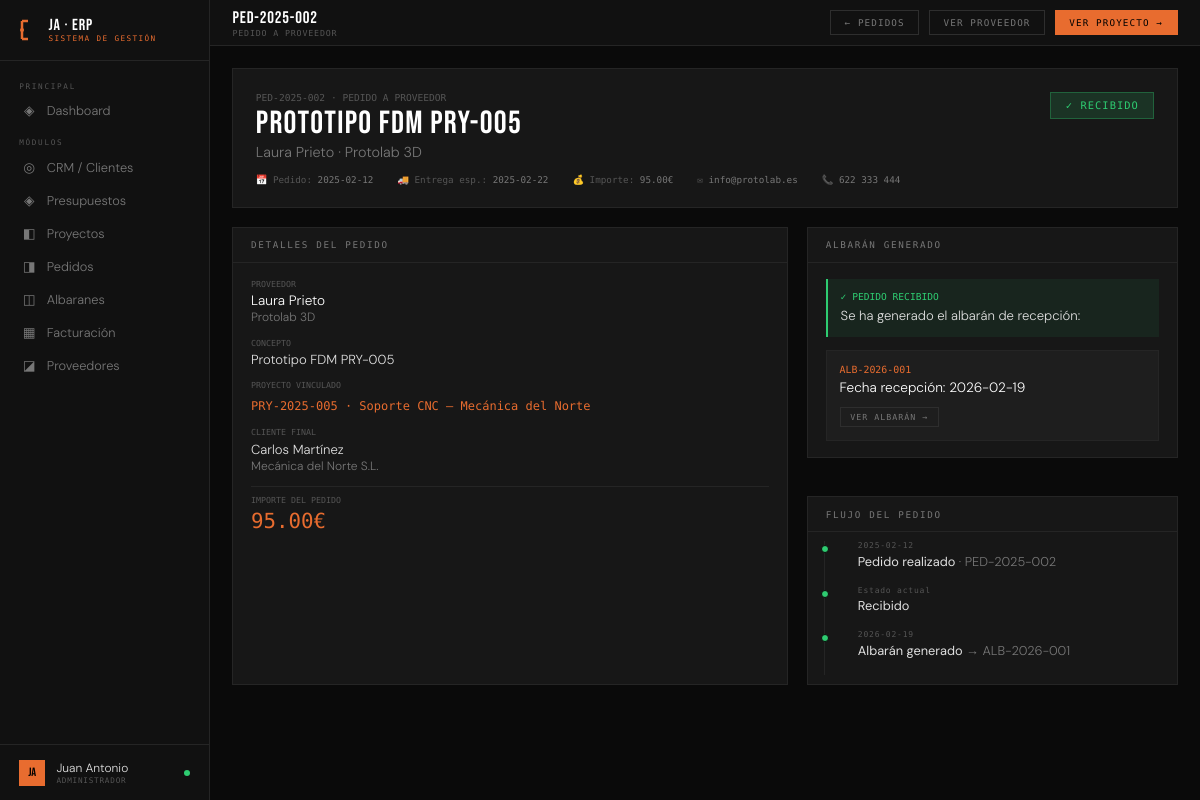
/pedido/2/detalle, run on the app's committed database.
### tables this page shows
CREATE TABLE pedidos_proveedor (
        id INTEGER PRIMARY KEY AUTOINCREMENT,
        proveedor_id INTEGER, proyecto_id INTEGER,
        numero TEXT UNIQUE, concepto TEXT,
        importe REAL DEFAULT 0, estado TEXT DEFAULT 'pendiente',
        fecha_pedido TEXT DEFAULT CURRENT_DATE, fecha_entrega_esperada TEXT,
        notas TEXT,
        FOREIGN KEY (proveedor_id) REFERENCES proveedores(id),
        FOREIGN KEY (proyecto_id) REFERENCES proyectos(id));

CREATE TABLE proveedores (
        id INTEGER PRIMARY KEY AUTOINCREMENT,
        nombre TEXT NOT NULL, empresa TEXT, email TEXT, telefono TEXT,
        especialidad TEXT, valoracion REAL DEFAULT 5.0,
        estado TEXT DEFAULT 'activo', notas TEXT,
        fecha_alta TEXT DEFAULT CURRENT_DATE);

CREATE TABLE proyectos (
        id INTEGER PRIMARY KEY AUTOINCREMENT,
        cliente_id INTEGER, presupuesto_id INTEGER,
        referencia TEXT UNIQUE, nombre TEXT NOT NULL,
        servicio TEXT, estado TEXT DEFAULT 'en_diseno',
        progreso INTEGER DEFAULT 0,
        fecha_inicio TEXT, fecha_entrega TEXT,
        importe REAL DEFAULT 0,
        horas_estimadas REAL DEFAULT 0,
        notas TEXT,
        fecha_creacion TEXT DEFAULT CURRENT_DATE,
        FOREIGN KEY (cliente_id) REFERENCES clientes(id),
        FOREIGN KEY (presupuesto_id) REFERENCES presupuestos(id));

CREATE TABLE clientes (
        id INTEGER PRIMARY KEY AUTOINCREMENT,
        nombre TEXT NOT NULL, empresa TEXT, email TEXT, telefono TEXT,
        sector TEXT, estado TEXT DEFAULT 'lead', notas TEXT,
        fecha_alta TEXT DEFAULT CURRENT_DATE);

CREATE TABLE albaranes (
        id INTEGER PRIMARY KEY AUTOINCREMENT,
        pedido_id INTEGER NOT NULL,
        proyecto_id INTEGER NOT NULL,
        numero TEXT UNIQUE,
        fecha_recepcion TEXT DEFAULT CURRENT_DATE,
        estado TEXT DEFAULT 'no_facturado',
        conformidad TEXT,
        notas TEXT,
        FOREIGN KEY (pedido_id) REFERENCES pedidos_proveedor(id),
        FOREIGN KEY (proyecto_id) REFERENCES proyectos(id));

### app.py (the view)
@app.route('/pedido/<int:id>/detalle')
def pedido_detalle_view(id):
    conn = get_db()
    pedido = conn.execute('''SELECT pp.*,
        pv.nombre as proveedor_nombre, pv.empresa as proveedor_empresa,
        pv.email as proveedor_email, pv.telefono as proveedor_telefono,
        p.referencia as proyecto_ref, p.nombre as proyecto_nombre, p.cliente_id,
        c.nombre as cliente_nombre, c.empresa as cliente_empresa,
        a.id as albaran_id, a.numero as albaran_numero, a.fecha_recepcion as albaran_fecha
        FROM pedidos_proveedor pp
        JOIN proveedores pv ON pv.id = pp.proveedor_id
        LEFT JOIN proyectos p ON p.id = pp.proyecto_id
        LEFT JOIN clientes c ON c.id = p.cliente_id
        LEFT JOIN albaranes a ON a.pedido_id = pp.id
        WHERE pp.id=?''',(id,)).fetchone()
    conn.close()
    return render_template('pedido_detalle.html', pedido=pedido)

### app.py (called while the page is built)
def get_db():
    conn = sqlite3.connect(DB)
    conn.row_factory = sqlite3.Row
    return conn

@app.context_processor
def inject_globals():
    return {
        'today': date.today().isoformat(),
        'now': datetime.now().strftime('%b %Y'),
        'request': request,
    }

### templates/pedido_detalle.html (shortened to what this page needs)
{% extends "base.html" %}
{% block topbar %}
<div><div class="topbar-title">{{ pedido.numero }}</div><div class="topbar-sub">Pedido a proveedor</div></div>
<div class="topbar-right">
  <a href="/pedidos" class="btn">← Pedidos</a>
  <a href="/proveedor/{{ pedido.proveedor_id }}" class="btn">Ver proveedor</a>
  {% if pedido.proyecto_id %}
  <a href="/proyecto/{{ pedido.proyecto_id }}" class="btn btn-primary">Ver proyecto →</a>
  {% endif %}
</div>
{% endblock %}
{% block content %}
<div class="detail-header">
  <div>
    <div style="font-family:var(--mono);font-size:.6rem;color:var(--muted);margin-bottom:.3rem">{{ pedido.numero }} · PEDIDO A PROVEEDOR</div>
    <div class="detail-name">{{ pedido.concepto }}</div>
    <div class="detail-company">{{ pedido.proveedor_nombre }} · {{ pedido.proveedor_empresa or '' }}</div>
    <div class="detail-meta">
      <div class="detail-meta-item">📅 Pedido: <span>{{ pedido.fecha_pedido }}</span></div>
      <div class="detail-meta-item">🚚 Entrega esp.: <span>{{ pedido.fecha_entrega_esperada or '—' }}</span></div>
      <div class="detail-meta-item">💰 Importe: <span>{{ "%.2f"|format(pedido.importe) }}€</span></div>
      {% if pedido.proveedor_email %}<div class="detail-meta-item">✉ <span>{{ pedido.proveedor_email }}</span></div>{% endif %}
      {% if pedido.proveedor_telefono %}<div class="detail-meta-item">📞 <span>{{ pedido.proveedor_telefono }}</span></div>{% endif %}
    </div>
  </div>
  <div style="text-align:right">
    <div style="margin-bottom:1rem">
      {% if pedido.estado == 'pendiente' %}<span class="badge badge-muted" style="font-size:.65rem;padding:.4rem .9rem">⏳ PENDIENTE</span>
      {% elif pedido.estado == 'en_produccion' %}<span class="badge badge-blue" style="font-size:.65rem;padding:.4rem .9rem">⚙ EN PRODUCCIÓN</span>
      {% elif pedido.estado == 'en_transito' %}<span class="badge badge-yellow" style="font-size:.65rem;padding:.4rem .9rem">🚚 EN TRÁNSITO</span>
      {% elif pedido.estado == 'recibido' %}<span class="badge badge-green" style="font-size:.65rem;padding:.4rem .9rem">✓ RECIBIDO</span>
      {% elif pedido.estado == 'cancelado' %}<span class="badge badge-red" style="font-size:.65rem;padding:.4rem .9rem">✗ CANCELADO</span>
      {% endif %}
    </div>
  </div>
</div>
<div class="grid-60-40">
  <div class="panel">
    <div class="panel-header"><span class="panel-title">Detalles del pedido</span></div>
    <div class="panel-body">
      <div style="display:flex;flex-direction:column;gap:.8rem">
        <div>
          <div style="font-family:var(--mono);font-size:.52rem;color:var(--muted);text-transform:uppercase;margin-bottom:.2rem">Proveedor</div>
          <div style="font-size:.85rem;color:#fff">{{ pedido.proveedor_nombre }}</div>
          {% if pedido.proveedor_empresa %}<div style="font-size:.75rem;color:var(--muted2)">{{ pedido.proveedor_empresa }}</div>{% endif %}
        </div>
        <div>
          <div style="font-family:var(--mono);font-size:.52rem;color:var(--muted);text-transform:uppercase;margin-bottom:.2rem">Concepto</div>
          <div style="font-size:.82rem;color:var(--text)">{{ pedido.concepto }}</div>
        </div>
        {% if pedido.proyecto_ref %}
        <div>
          <div style="font-family:var(--mono);font-size:.52rem;color:var(--muted);text-transform:uppercase;margin-bottom:.2rem">Proyecto vinculado</div>
          <a href="/proyecto/{{ pedido.proyecto_id }}" style="font-family:var(--mono);font-size:.75rem;color:var(--accent);text-decoration:none">
            {{ pedido.proyecto_ref }} · {{ pedido.proyecto_nombre }}
          </a>
        </div>
        <div>
          <div style="font-family:var(--mono);font-size:.52rem;color:var(--muted);text-transform:uppercase;margin-bottom:.2rem">Cliente final</div>
          <div style="font-size:.82rem;color:var(--text)">{{ pedido.cliente_nombre }}</div>
          {% if pedido.cliente_empresa %}<div style="font-size:.75rem;color:var(--muted2)">{{ pedido.cliente_empresa }}</div>{% endif %}
        </div>
        {% endif %}
        <div style="padding-top:.5rem;border-top:1px solid var(--border)">
          <div style="font-family:var(--mono);font-size:.52rem;color:var(--muted);text-transform:uppercase;margin-bottom:.2rem">Importe del pedido</div>
          <div style="font-family:var(--mono);font-size:1.3rem;color:var(--accent)">{{ "%.2f"|format(pedido.importe) }}€</div>
        </div>
      </div>
    </div>
  </div>
  <div style="display:flex;flex-direction:column;gap:1.2rem">
    {% if pedido.albaran_numero %}
    <div class="panel">
      <div class="panel-header"><span class="panel-title">Albarán generado</span></div>
      <div class="panel-body">
        <div style="background:rgba(46,204,113,.08);padding:.8rem;border-left:2px solid var(--green);margin-bottom:.8rem">
          <div style="font-family:var(--mono);font-size:.6rem;color:var(--green);margin-bottom:.3rem">✓ PEDIDO RECIBIDO</div>
          <div style="font-size:.82rem;color:var(--text)">Se ha generado el albarán de recepción:</div>
        </div>
        <a href="/albaran/{{ pedido.albaran_id }}" style="text-decoration:none;display:block;background:var(--card);padding:.8rem;border:1px solid var(--border);transition:border-color .15s" onmouseover="this.style.borderColor='var(--accent)'" onmouseout="this.style.borderColor='var(--border)'">
          <div style="font-family:var(--mono);font-size:.62rem;color:var(--accent);margin-bottom:.3rem">{{ pedido.albaran_numero }}</div>
          <div style="font-size:.85rem;color:#fff">Fecha recepción: {{ pedido.albaran_fecha }}</div>
          <div style="margin-top:.5rem">
            <span class="btn btn-sm">Ver albarán →</span>
          </div>
        </a>
      </div>
    </div>
    {% endif %}
    <div class="panel">
      <div class="panel-header"><span class="panel-title">Flujo del pedido</span></div>
      <div class="panel-body" style="padding:.6rem 1rem">
        <div class="timeline">
          <div class="tl-item">
            <div class="tl-dot green"></div>
            <div class="tl-date">{{ pedido.fecha_pedido }}</div>
            <div class="tl-text"><strong>Pedido realizado</strong> · {{ pedido.numero }}</div>
          </div>
          {% if pedido.estado in ['en_produccion', 'en_transito', 'recibido'] %}
          <div class="tl-item">
            <div class="tl-dot {% if pedido.estado == 'recibido' %}green{% else %}blue{% endif %}"></div>
            <div class="tl-date">Estado actual</div>
            <div class="tl-text"><strong>{{ pedido.estado|replace('_',' ')|title }}</strong></div>
          </div>
          {% endif %}
          {% if pedido.albaran_numero %}
          <div class="tl-item">
            <div class="tl-dot green"></div>
            <div class="tl-date">{{ pedido.albaran_fecha }}</div>
            <div class="tl-text"><strong>Albarán generado</strong> → {{ pedido.albaran_numero }}</div>
          </div>
          {% else %}
          <div class="tl-item">
            <div class="tl-dot muted"></div>
            <div class="tl-date">Pendiente</div>
            <div class="tl-text" style="color:var(--muted)">Albarán (se crea al recibir)</div>
          </div>
          {% endif %}
        </div>
      </div>
    </div>
  </div>
</div>
{% endblock %}

### templates/base.html (style rules this page uses)
:root { --bg:#0a0a0a;--surface:#111;--panel:#171717;--card:#1e1e1e; --border:#252525;--border2:#2e2e2e; --accent:#e86c2f;--accent2:#f0a500; --green:#2ecc71;--red:#e74c3c;--blue:#3498db;--yellow:#f39c12; --text:#e0e0e0;--muted:#555;--muted2:#777; --mono:'Share Tech Mono',monospace;--display:'Bebas Neue',sans-serif;--body:'DM Sans',sans-serif; }
*,*::before,*::after { box-sizing:border-box;margin:0;padding:0; }
html,body { height:100%;overflow:hidden; }
body { background:var(--bg);color:var(--text);font-family:var(--body);font-weight:300;display:flex; }
.topbar-title { font-family:var(--display);font-size:1.05rem;letter-spacing:.05em;color:#fff; }
.topbar-sub { font-family:var(--mono);font-size:.52rem;color:var(--muted);letter-spacing:.1em;text-transform:uppercase; }
.topbar-right { margin-left:auto;display:flex;align-items:center;gap:.6rem; }
.btn { font-family:var(--mono);font-size:.58rem;letter-spacing:.12em;text-transform:uppercase;padding:.38rem .85rem;border:1px solid var(--border2);background:transparent;color:var(--muted2);cursor:pointer;transition:all .15s;text-decoration:none;display:inline-block; }
.btn-primary { background:var(--accent);border-color:var(--accent);color:#000; }
.btn-sm { padding:.25rem .6rem;font-size:.52rem; }
.panel { background:var(--panel);border:1px solid var(--border);margin-bottom:1.2rem; }
.panel-header { padding:.7rem 1.1rem;border-bottom:1px solid var(--border);display:flex;align-items:center;justify-content:space-between;gap:1rem; }
.panel-title { font-family:var(--mono);font-size:.58rem;letter-spacing:.18em;text-transform:uppercase;color:var(--muted2); }
.panel-body { padding:1rem 1.1rem; }
.badge { font-family:var(--mono);font-size:.48rem;letter-spacing:.1em;text-transform:uppercase;padding:.18rem .48rem;display:inline-block; }
.badge-green { background:rgba(46,204,113,.15);color:var(--green);border:1px solid rgba(46,204,113,.3); }
.timeline { position:relative;padding-left:1.1rem; }
.timeline::before { content:'';position:absolute;left:0;top:0;bottom:0;width:1px;background:var(--border); }
.tl-item { position:relative;padding:0 0 1rem 1rem; }
.tl-dot { position:absolute;left:-1.28rem;top:.25rem;width:8px;height:8px;border-radius:50%;border:1px solid var(--bg); }
.tl-dot.green { background:var(--green); }
.tl-date { font-family:var(--mono);font-size:.5rem;color:var(--muted);letter-spacing:.1em;margin-bottom:.15rem; }
.tl-text { font-size:.8rem;color:var(--muted2); }
.tl-text strong { color:var(--text);font-weight:400; }
.grid-60-40 { display:grid;grid-template-columns:1.5fr 1fr;gap:1.2rem; }
.detail-header { background:var(--panel);border:1px solid var(--border);padding:1.4rem;margin-bottom:1.2rem;display:flex;align-items:flex-start;justify-content:space-between;gap:1rem; }
.detail-name { font-family:var(--display);font-size:2rem;letter-spacing:.04em;color:#fff;line-height:1; }
.detail-company { font-size:.9rem;color:var(--muted2);margin-top:.2rem; }
.detail-meta { display:flex;gap:1.5rem;margin-top:.8rem;flex-wrap:wrap; }
.detail-meta-item { font-family:var(--mono);font-size:.58rem;color:var(--muted); }
.detail-meta-item span { color:var(--muted2); }

### data on the page
pedidos_proveedor: numero "PED-2025-002", concepto "Prototipo FDM PRY-005", fecha_pedido "2025-02-12", fecha_entrega_esperada "2025-02-22", importe "95.00", estado "Recibido"
proveedores: proveedor_nombre "Laura Prieto", empresa "Protolab 3D", proveedor_email "info@protolab.es", proveedor_telefono "622 333 444", proveedor_empresa "Protolab 3D"
proyectos: proyecto_ref "PRY-2025-005", proyecto_nombre "Soporte CNC — Mecánica del Norte"
clientes: cliente_nombre "Carlos Martínez", cliente_empresa "Mecánica del Norte S.L."
albaranes: albaran_numero "ALB-2026-001", albaran_fecha "2026-02-19"
